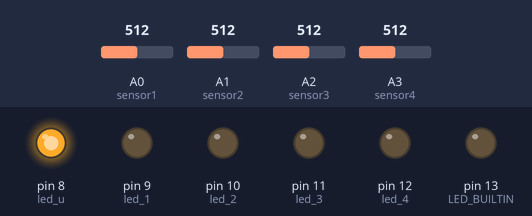
The sketch below on a simulated Arduino Uno, built with avr-gcc and run on an emulated ATmega328P. On the bench: output pins drawn as LEDs (lit = HIGH). The test bench sets the inputs (shaded band); at power-on: A1 (sensor2) = 512, A3 (sensor4) = 512, A0 (sensor1) = 512, A2 (sensor3) = 512.

Above: at 1.2 s.
1.3 s: A1 (sensor2) set to 488
At 1.9 s:
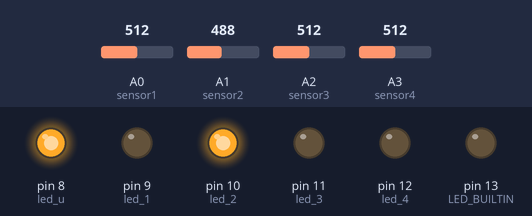
2.8 s: A3 (sensor4) set to 407
4.3 s: A3 (sensor4) set to 382
At 4.7 s:
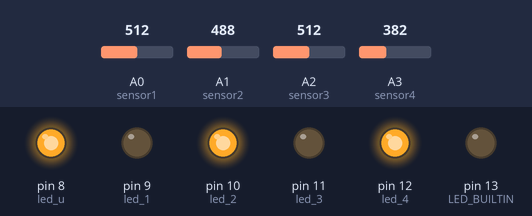
5.8 s: A0 (sensor1) set to 209
7.3 s: A0 (sensor1) set to 183
At 8.5 s:
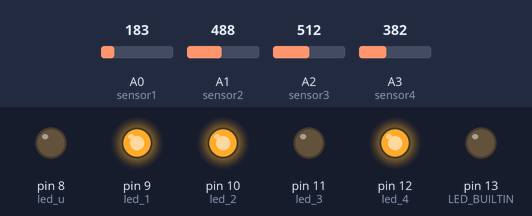
8.8 s: A2 (sensor3) set to 190
At 10.0 s:
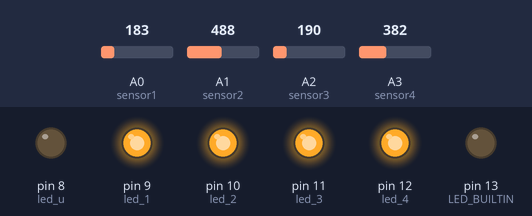
Timing chart, 0 to 11.3 s (numbered marks = the images above; inputs shaded):
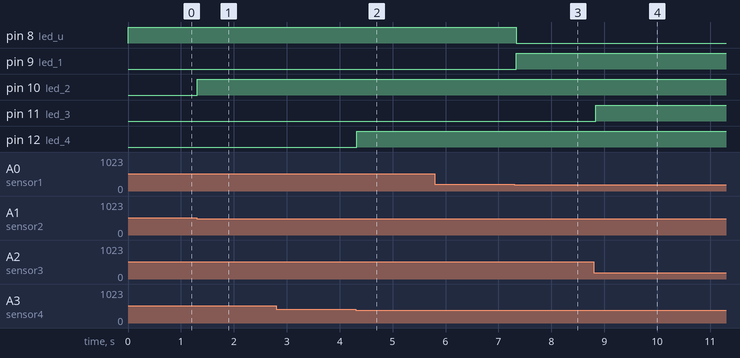

The sketch:

sketch_apr2a.ino
```cpp
const int trigPin = 3;//3
const int echoPin = 2;//2
const int trigPin2 = 5;
const int echoPin2 = 4;
const int trigPin3 = 7;
const int echoPin3 = 6;
const int trigPin4 = A5;
const int echoPin4 = A4;

const int sensor1 = A0;
const int sensor2 = A1;
const int sensor3 = A2;
const int sensor4 = A3;
const int led_u = 8;
const int led_1 = 9;
const int led_2 = 10;
const int led_3 = 11;
const int led_4 = 12;

int sen = 0;
int sen2 = 0;
int sen3 = 0;
int sen4 = 0;

int a;
int diff_dist;
int diff_dist2;
long duration1;
long duration2;
long duration3;
long duration4;
int distance1;
int distance2;
int distance3;
int distance4;


void setup()
{
    pinMode(sensor1, INPUT);
    pinMode(sensor2, INPUT);
    pinMode(sensor3, INPUT);
    pinMode(sensor4, INPUT);
    pinMode(led_u, OUTPUT);
    pinMode(led_1, OUTPUT);
    pinMode(led_2, OUTPUT);
    pinMode(led_3, OUTPUT);
    pinMode(led_4, OUTPUT);
    pinMode(trigPin,OUTPUT);
    pinMode(echoPin, INPUT);
    pinMode(trigPin2,OUTPUT);
    pinMode(echoPin2, INPUT);
    pinMode(trigPin3,OUTPUT);
    pinMode(echoPin3, INPUT);
    pinMode(trigPin4,OUTPUT);
    pinMode(echoPin4, INPUT);
    pinMode(LED_BUILTIN, OUTPUT);
    Serial.begin(9600);
}

void loop()
{
  /*
    digitalWrite(trigPin, LOW);
    delayMicroseconds(2); // wait for 2 ms to avoid
    digitalWrite(trigPin, HIGH); // turn on the Trigger to generate pulse
    delayMicroseconds(10); // keep the trigger "ON" for 10 ms to generate
    digitalWrite(trigPin,LOW); // Turn off the pulse trigger to stop
    duration1 = pulseIn(echoPin, HIGH);
    distance1 = duration1 * 0.0344 / 2; // Expression to calculate
    Serial.print("Distance1: ");
    Serial.print(distance1); // Print the output in serial monitor
    Serial.println(" cm");


        digitalWrite(trigPin2, LOW);
    delayMicroseconds(2); // wait for 2 ms to avoid
    digitalWrite(trigPin2, HIGH); // turn on the Trigger to generate pulse
    delayMicroseconds(10); // keep the trigger "ON" for 10 ms to generate
    digitalWrite(trigPin2,LOW); // Turn off the pulse trigger to stop
    duration2 = pulseIn(echoPin2, HIGH);
    distance2 = duration2 * 0.0344 / 2; // Expression to calculate
    Serial.print("Distance2: ");
    Serial.print(distance2); // Print the output in serial monitor
    Serial.println(" cm");


        digitalWrite(trigPin3, LOW);
    delayMicroseconds(2); // wait for 2 ms to avoid
    digitalWrite(trigPin3, HIGH); // turn on the Trigger to generate pulse
    delayMicroseconds(10); // keep the trigger "ON" for 10 ms to generate
    digitalWrite(trigPin3,LOW); // Turn off the pulse trigger to stop
    duration3 = pulseIn(echoPin3, HIGH);
    distance3 = duration3 * 0.0344 / 2; // Expression to calculate
    Serial.print("Distance3: ");
    Serial.print(distance3); // Print the output in serial monitor
    Serial.println(" cm");

        digitalWrite(trigPin4, LOW);
    delayMicroseconds(2); // wait for 2 ms to avoid
    digitalWrite(trigPin4, HIGH); // turn on the Trigger to generate pulse
    delayMicroseconds(10); // keep the trigger "ON" for 10 ms to generate
    digitalWrite(trigPin4,LOW); // Turn off the pulse trigger to stop
    duration4 = pulseIn(echoPin4, HIGH);
    distance4 = duration4 * 0.0344 / 2; // Expression to calculate
    Serial.print("Distance4: ");
    Serial.print(distance4); // Print the output in serial monitor
    Serial.println(" cm");

    */
  /*
    digitalWrite(trigPin2, LOW);
    delayMicroseconds(2); // wait for 2 ms to avoid
    digitalWrite(trigPin2, HIGH); // turn on the Trigger to generate pulse
    delayMicroseconds(10); // keep the trigger "ON" for 10 ms to generate
    digitalWrite(trigPin2,LOW); // Turn off the pulse trigger to stop
    duration2 = pulseIn(echoPin2, HIGH);
    distance2 = duration2 * 0.0344 / 2; // Expression to calculate
   // Serial.print("Distance: ");
   // Serial.print(distance2); // Print the output in serial monitor
   // Serial.println(" cm");


*/

  sen = analogRead(sensor1);
  if (sen > 200) {
    digitalWrite(led_1, LOW);
  } else {
    digitalWrite(led_1, HIGH);
  }


  sen2 = analogRead(sensor2);
  if (sen2 >500) {
    digitalWrite(led_2, LOW);
  } else {
    digitalWrite(led_2, HIGH);
  }


  sen3 = analogRead(sensor3);
  if (sen3 > 200) {
    digitalWrite(led_3, LOW);
  } else {
    digitalWrite(led_3, HIGH);
  }

  sen4 = analogRead(sensor4);
  if (sen4 > 400) {
    digitalWrite(led_4, LOW);
  } else {
    digitalWrite(led_4, HIGH);
  }


  if (sen > 200 && sen2 > 200 && sen3 > 200 && sen4 > 250) {

    digitalWrite(led_u, HIGH);
  }
  else {
    digitalWrite(led_u, LOW);
  }
   // Wait for 100 millisecond(s)
 /*
  //diff_dist= abs(distance1-distance3);
  diff_dist2= abs(distance2-distance4);

      if (diff_dist > 15 ){

          digitalWrite(led_u, HIGH);
      }else if  (diff_dist < 10 ){

          digitalWrite(led_u, LOW);
      }*/
/*
      if (diff_dist2 > 10 && distance3 > distance4 ){

          digitalWrite(led_2, HIGH);
      }else if  (diff_dist2 > 10 && distance3 < distance4 ){

          digitalWrite(led_4, HIGH);
      }
*/

 /*
 if (distance1 < 20 ) {
      digitalWrite(led_u, HIGH);  // turn the LED on (HIGH is the voltage level)
                         // wait for a second
    }
    else{
      digitalWrite(led_u, LOW);   // turn the LED off by making the voltage LOW
    }

    if (distance2 < 10 ) {
      digitalWrite(led_u, HIGH);  // turn the LED on (HIGH is the voltage level)
                         // wait for a second
    }
    else{
      digitalWrite(led_u, LOW);   // turn the LED off by making the voltage LOW
    }


  a = sen+sen2+sen3+sen4;
  diff_dist= abs(distance1-distance2);
  diff_dist2= abs(distance3-distance4);
  if (a = 0){

      if (diff_dist >  && distance1 > distance2 ){

          digitalWrite(led_1, HIGH);
      }else if  (diff_dist > 5 && distance1 < distance2 ){

          digitalWrite(led_3, HIGH);
      }

      if (diff_dist2 > 5 && distance3 > distance4 ){

          digitalWrite(led_2, HIGH);
      }else if  (diff_dist2 > 5 && distance3 < distance4 ){

          digitalWrite(led_4, HIGH);
      }

  }

*/


   delay(100);
}
```

Measured:
- the behaviour switches between 501 and 500 on A1 (sensor2) (found by bisection; images 0 and 1)
- the behaviour switches between 401 and 400 on A3 (sensor4) (found by bisection; images 1 and 2)
- the behaviour switches between 201 and 200 on A0 (sensor1) (found by bisection; images 2 and 3)
- after the input at 1.3 s, pin 10 (led_2): LOW → HIGH at once
- after the input at 2.8 s, every drawn part: stays the same
- after the input at 4.3 s, pin 12 (led_4): LOW → HIGH at once
- after the input at 5.8 s, every drawn part: stays the same
- after the input at 7.3 s, pin 8 (led_u): HIGH → LOW at once; pin 9 (led_1): LOW → HIGH at once
- after the input at 8.8 s, pin 11 (led_3): LOW → HIGH at once
